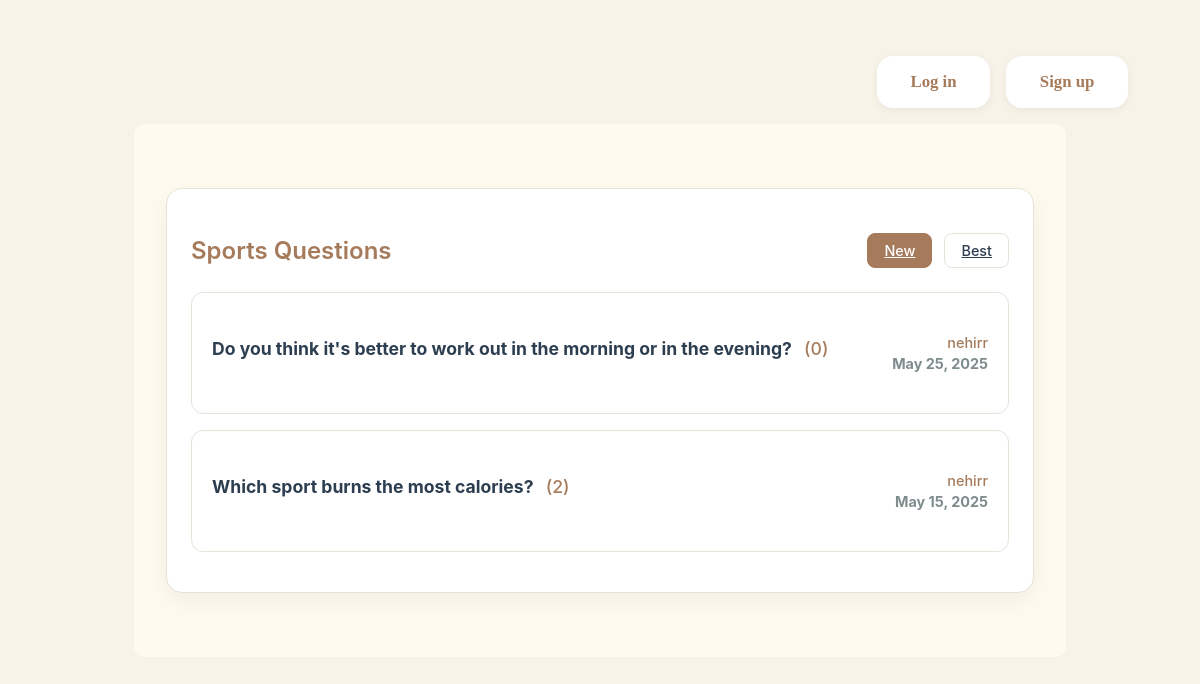
Screenshot of /?tag=sports with the database file from the repository.
### goldenqa/models.py (models this page shows, shortened)
class Question(models.Model):
    TAG_CHOICES = [
        ('daily_life', 'Daily Life'),
        ('sports', 'Sports'),
        ('hobbies', 'Hobbies'),
        ('technology', 'Technology'),
        ('education_career', 'Education and Career'),
        ('health_fitness', 'Health and Fitness'),
        ('travel', 'Travel'),
        ('entertainment', 'Entertainment'),
        ('food_cooking', 'Food and Cooking'),
        ('music_arts', 'Music and Arts'),
        ('books_literature', 'Books and Literature'),
        ('relationships', 'Relationships'),
        ('gaming', 'Gaming'),
        ('science_nature', 'Science and Nature'),
        ('philosophy', 'Philosophy'),
        ('other', 'Other'),
    ]
    user = models.ForeignKey(User, on_delete=models.CASCADE)
    text = models.TextField()
    tag = models.CharField(max_length=30, choices=TAG_CHOICES, default='other')
    created_at = models.DateTimeField(auto_now_add=True)

### goldenqa/views.py (the view)
# urls.py: 2. Add a URL to urlpatterns:  path('', views.home, name='home')
def home(request):
    all_tags = dict(Question.TAG_CHOICES)
    selected_tag = request.GET.get('tag')
    sort_by = request.GET.get('sort', 'new')  # Default to 'new'
    if selected_tag:
        questions = Question.objects.filter(tag=selected_tag).annotate(
            answer_count=Count('answers')
        )
        if sort_by == 'best':
            questions = questions.order_by('-answer_count', '-created_at')
        else:  # 'new'
            questions = questions.order_by('-created_at')
    else:
        questions = None
    login_warning = None
    if request.method == 'POST':
        if not request.user.is_authenticated:
            form = QuestionForm(request.POST)
            login_warning = "You must be logged in to submit a question."
        else:
            form = QuestionForm(request.POST)
            if form.is_valid():
                q = form.save(commit=False)
                q.user = request.user
                q.save()
                return redirect('home')
    else:
        form = QuestionForm()
    return render(request, 'cores/home.html', {
        'questions': questions,
        'form': form,
        'all_tags': all_tags,
        'selected_tag': selected_tag,
        'login_warning': login_warning,
        'sort_by': sort_by
    })

### goldenqa/templatetags/custom_filters.py (called while the page is built)
@register.filter
def get_item(dictionary, key):
    return dictionary.get(key)

### goldenqa/templates/cores/home.html (shortened to what this page needs)
{% extends 'cores/base.html' %}
{% load custom_filters %}
{% block content %}
<div class="container">
    {% if selected_tag %}
        <section class="questions-section">
            <h2>
                {{ all_tags|get_item:selected_tag }} Questions
                <div class="sort-buttons">
                    <a href="{% url 'home' %}?tag={{ selected_tag }}&sort=new"
                       class="sort-button {% if sort_by == 'new' %}active{% endif %}">
                        New
                    </a>
                    <a href="{% url 'home' %}?tag={{ selected_tag }}&sort=best"
                       class="sort-button {% if sort_by == 'best' %}active{% endif %}">
                        Best
                    </a>
                </div>
            </h2>
            {% if questions %}
                {% for q in questions %}
                    <a class="question-card" href="{% url 'question_detail' q.id %}" {% if not user.is_authenticated %}data-auth="false"{% endif %}>
                        <div class="question-content">
                            {{ q.text|truncatechars:150 }}
                            <span class="answer-count">({{ q.answer_count }})</span>
                        </div>
                        <div class="question-meta">
                            <span class="question-author">{{ q.user.username }}</span>
                            <span class="question-date">{{ q.created_at|date:"M d, Y" }}</span>
                        </div>
                    </a>
                {% endfor %}
            {% else %}
                <p style="color: #777;">No questions have been asked in this category yet. Be the first one to contribute!</p>
            {% endif %}
        </section>
    {% endif %}
</div>
{% endblock %}

### goldenqa/static/core/styles.css (style rules this page uses)
body { font-family: 'Georgia', serif; background-color: #fff8e1; color: #4a3f35; padding: 2rem; }
a { color: #7d6608; font-weight: bold; }
.container { background-color: #fffaf0; padding: 2rem; border-radius: 10px; }

### goldenqa/templates/cores/home.html (style rules this page uses)
:root { --primary: #A67B5B; --primary-dark: #8B6B4A; --secondary: #4ECDC4; --accent: #FFE66D; --background: #F7F3E9; --card-bg: #FFFFFF; --text: #2C3E50; --text-light: #7F8C8D; --border: #E8E2D9; }
body { background-color: var(--background); }
.container { max-width: 900px; margin: auto; padding: 2rem 1rem; font-family: 'Inter', sans-serif; color: var(--text); }
.questions-section { background: var(--card-bg); padding: 1.5rem; border-radius: 16px; box-shadow: 0 8px 24px rgba(0, 0, 0, 0.05); border: 1px solid var(--border); }
.questions-section h2 { font-size: 1.5rem; margin-bottom: 1.5rem; color: var(--primary); font-weight: 600; display: flex; align-items: center; justify-content: space-between; }
.sort-buttons { display: flex; gap: 12px; }
.sort-button { padding: 8px 16px; border-radius: 8px; border: 1px solid var(--border); background: var(--card-bg); color: var(--text); font-size: 0.9rem; font-weight: 500; cursor: pointer; transition: all 0.3s ease; }
.sort-button.active { background: var(--primary); color: white; border-color: var(--primary); }
.question-card { display: flex; flex-direction: row; align-items: center; gap: 24px; padding: 1.25rem; border: 1px solid var(--border); border-radius: 12px; margin-bottom: 1rem; text-decoration: none; color: inherit; transition: all 0.3s ease; background: var(--card-bg); min-height: 80px; }
.question-content { flex: 2; font-size: 1.1rem; color: var(--text); margin-bottom: 0.5rem; line-height: 1.5; }
.answer-count { color: var(--primary); font-weight: 500; margin-left: 8px; }
.question-meta { display: flex; flex-direction: column; align-items: flex-end; justify-content: center; font-size: 0.9rem; color: var(--text-light); min-width: 120px; gap: 4px; }
.question-author { font-weight: 500; color: var(--primary); }
.question-date { color: var(--text-light); }

### rows the page displays
Question: text "Do you think it's better to work out in the morning or in the evening?", answer_count "0", user.username "nehirr", created_at "May 25, 2025"
Question: text "Which sport burns the most calories?", answer_count "2", user.username "nehirr", created_at "May 15, 2025"

### other values shown
{{ all_tags|get_item:selected_tag }} "Sports"
